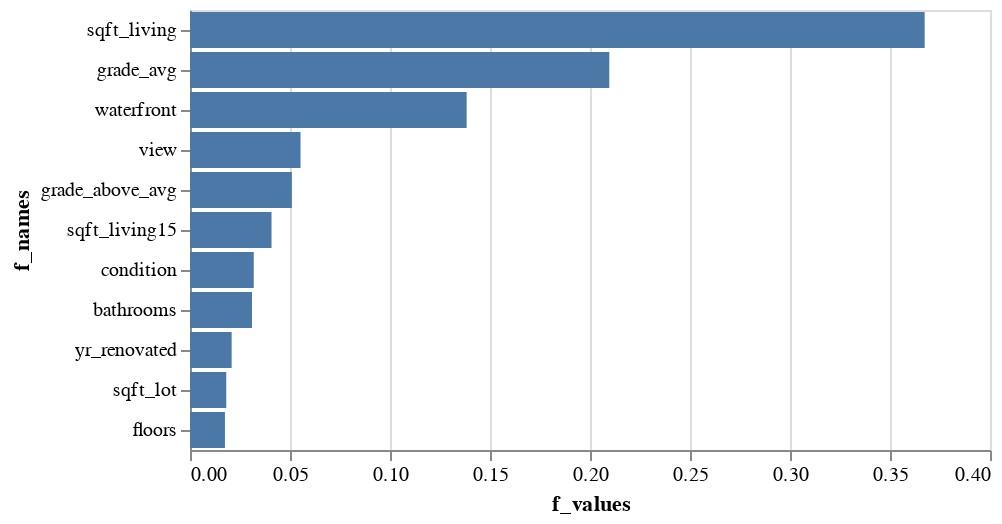

The code cell stored with this chart in its notebook:
### Code cell
df_features = pd.DataFrame(
    {'f_names': X_train.columns, 
    'f_values': model.feature_importances_}).sort_values('f_values', ascending = False)

Metrics = (alt.Chart(df_features.query('f_values > .011'))
    .encode(
        alt.X('f_values'),
        alt.Y('f_names', sort = '-x'))
    .mark_bar())

Metrics

### Figure 1 — Vega-Lite specification as saved in the notebook (floating-point values rounded to 4 significant figures)
{"config": {"view": {"continuousWidth": 400, "continuousHeight": 300}}, "data": {"name": "data-2f0a14d2266732de17d327766c91f60d"}, "mark": "bar", "encoding": {"x": {"field": "f_values", "type": "quantitative"}, "y": {"field": "f_names", "sort": "-x", "type": "nominal"}}, "$schema": "https://vega.github.io/schema/vega-lite/v4.17.0.json", "datasets": {"data-2f0a14d2266732de17d327766c91f60d": [{"f_names": "sqft_living", "f_values": 0.3673}, {"f_names": "grade_avg", "f_values": 0.2097}, {"f_names": "waterfront", "f_values": 0.1383}, {"f_names": "view", "f_values": 0.05527}, {"f_names": "grade_above_avg", "f_values": 0.05093}, {"f_names": "sqft_living15", "f_values": 0.04076}, {"f_names": "condition", "f_values": 0.03188}, {"f_names": "bathrooms", "f_values": 0.03099}, {"f_names": "yr_renovated", "f_values": 0.02082}, {"f_names": "sqft_lot", "f_values": 0.01812}, {"f_names": "floors", "f_values": 0.01747}]}}
